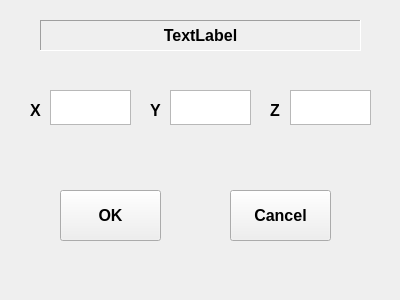
<?xml version="1.0" encoding="UTF-8"?>
<ui version="4.0">
 <class>SettingDialog</class>
 <widget class="QWidget" name="SettingDialog">
  <property name="geometry">
   <rect>
    <x>0</x>
    <y>0</y>
    <width>400</width>
    <height>300</height>
   </rect>
  </property>
  <property name="font">
   <font>
    <family>Arial</family>
    <pointsize>12</pointsize>
    <weight>75</weight>
    <bold>true</bold>
   </font>
  </property>
  <property name="windowTitle">
   <string>Settings</string>
  </property>
  <widget class="QLabel" name="label">
   <property name="geometry">
    <rect>
     <x>30</x>
     <y>100</y>
     <width>21</width>
     <height>21</height>
    </rect>
   </property>
   <property name="text">
    <string>X</string>
   </property>
  </widget>
  <widget class="QTextEdit" name="textEdit_X">
   <property name="geometry">
    <rect>
     <x>50</x>
     <y>90</y>
     <width>81</width>
     <height>35</height>
    </rect>
   </property>
  </widget>
  <widget class="QTextEdit" name="textEdit_Y">
   <property name="geometry">
    <rect>
     <x>170</x>
     <y>90</y>
     <width>81</width>
     <height>35</height>
    </rect>
   </property>
  </widget>
  <widget class="QLabel" name="label_2">
   <property name="geometry">
    <rect>
     <x>150</x>
     <y>100</y>
     <width>21</width>
     <height>21</height>
    </rect>
   </property>
   <property name="text">
    <string>Y</string>
   </property>
  </widget>
  <widget class="QTextEdit" name="textEdit_Z">
   <property name="geometry">
    <rect>
     <x>290</x>
     <y>90</y>
     <width>81</width>
     <height>35</height>
    </rect>
   </property>
  </widget>
  <widget class="QLabel" name="label_3">
   <property name="geometry">
    <rect>
     <x>270</x>
     <y>100</y>
     <width>21</width>
     <height>21</height>
    </rect>
   </property>
   <property name="text">
    <string>Z</string>
   </property>
  </widget>
  <widget class="QLabel" name="textTitle">
   <property name="geometry">
    <rect>
     <x>40</x>
     <y>20</y>
     <width>321</width>
     <height>31</height>
    </rect>
   </property>
   <property name="frameShape">
    <enum>QFrame::Panel</enum>
   </property>
   <property name="frameShadow">
    <enum>QFrame::Sunken</enum>
   </property>
   <property name="text">
    <string>TextLabel</string>
   </property>
   <property name="alignment">
    <set>Qt::AlignCenter</set>
   </property>
  </widget>
  <widget class="QPushButton" name="okButton">
   <property name="geometry">
    <rect>
     <x>60</x>
     <y>190</y>
     <width>101</width>
     <height>51</height>
    </rect>
   </property>
   <property name="text">
    <string>OK</string>
   </property>
  </widget>
  <widget class="QPushButton" name="cancelButton">
   <property name="geometry">
    <rect>
     <x>230</x>
     <y>190</y>
     <width>101</width>
     <height>51</height>
    </rect>
   </property>
   <property name="text">
    <string>Cancel</string>
   </property>
  </widget>
 </widget>
 <layoutdefault spacing="6" margin="11"/>
 <resources/>
 <connections>
  <connection>
   <sender>okButton</sender>
   <signal>clicked()</signal>
   <receiver>SettingDialog</receiver>
   <slot>accept()</slot>
   <hints>
    <hint type="sourcelabel">
     <x>85</x>
     <y>220</y>
    </hint>
    <hint type="destinationlabel">
     <x>22</x>
     <y>208</y>
    </hint>
   </hints>
  </connection>
  <connection>
   <sender>cancelButton</sender>
   <signal>clicked()</signal>
   <receiver>SettingDialog</receiver>
   <slot>reject()</slot>
   <hints>
    <hint type="sourcelabel">
     <x>275</x>
     <y>209</y>
    </hint>
    <hint type="destinationlabel">
     <x>344</x>
     <y>213</y>
    </hint>
   </hints>
  </connection>
 </connections>
 <slots>
  <slot>accept()</slot>
  <slot>reject()</slot>
 </slots>
</ui>
